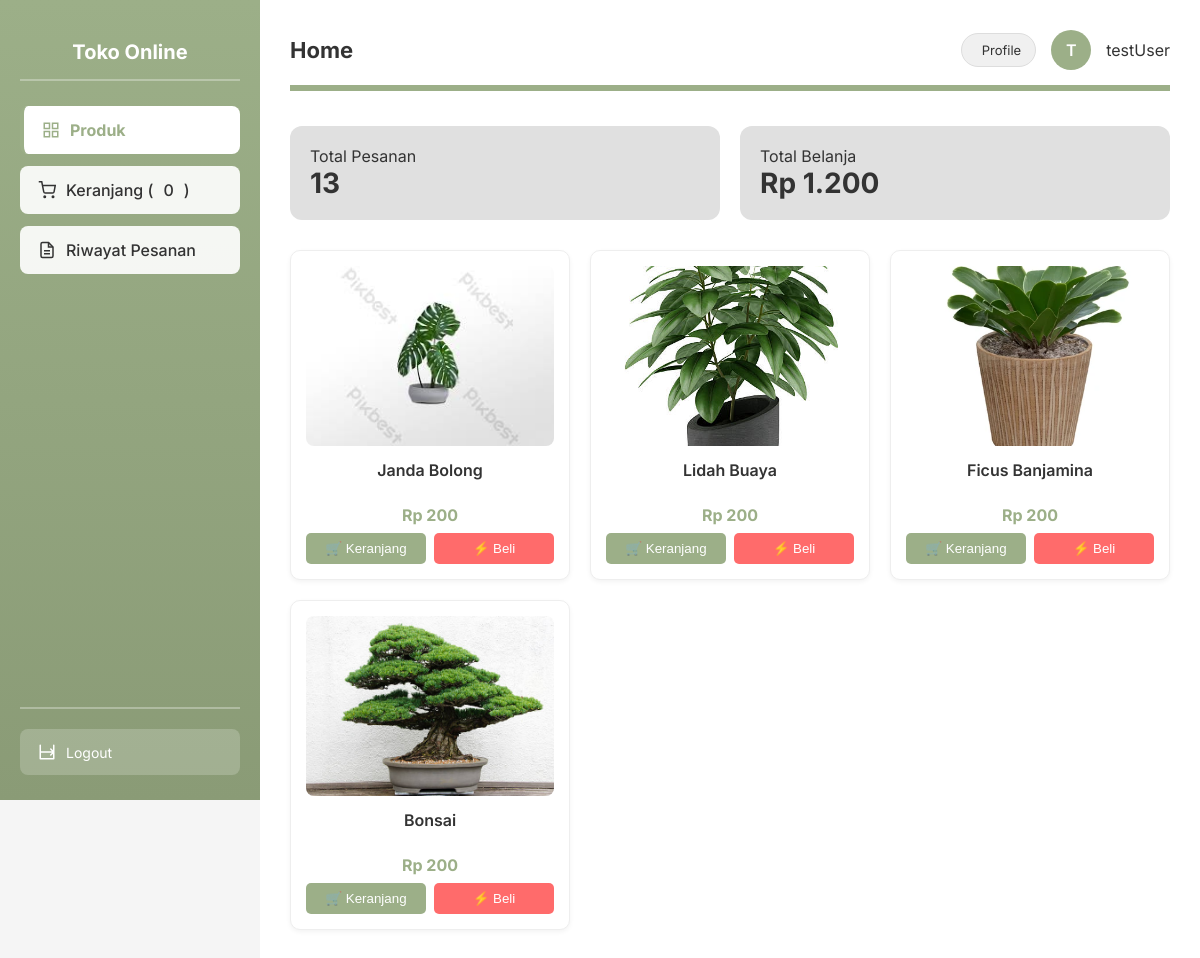
The app's page /user/dashboard_user.php (signed in) with its own data.
### tables this page shows
CREATE TABLE `produk` (
  `id` int(11) NOT NULL,
  `kode_produk` varchar(50) NOT NULL,
  `nama_produk` varchar(100) NOT NULL,
  `id_kategori` int(11) DEFAULT NULL,
  `harga` decimal(10,2) NOT NULL,
  `stok` int(11) NOT NULL,
  `deskripsi` text DEFAULT NULL,
  `status` enum('tersedia','habis','diskon') DEFAULT 'tersedia',
  `gambar` varchar(255) DEFAULT NULL,
  `created_at` timestamp NOT NULL DEFAULT current_timestamp()
);

### User/dashboard_user.php (the view, shortened to what this page needs)
<?php
$koneksi = getKoneksi();
$id_user = $_SESSION['id_petugas'];
$nama_user = $_SESSION['nama_petugas'];
$total_orders = mysqli_num_rows(mysqli_query($koneksi, "SELECT id FROM pesanan WHERE id_pelanggan = '$id_user'"));
$total_spent = mysqli_fetch_assoc(mysqli_query($koneksi, "SELECT SUM(total_harga) as total FROM pesanan WHERE id_pelanggan = '$id_user' AND status_pembayaran = 'lunas'"))['total'] ?? 0;
$active_page = isset($_GET['page']) ? $_GET['page'] : 'home';
?>
<!DOCTYPE html>
<html lang="id">
<head>
</head>
<body>
<div class="main-container">
    <div class="sidebar">
        <div class="sidebar-header"><h1 class="sidebar-title">Toko Online</h1></div>
        <a href="dashboard_user.php?page=home" class="menu-item <?= $active_page=='home'?'active':'' ?>"><svg viewBox="0 0 24 24"><rect x="3" y="3" width="7" height="7"></rect><rect x="14" y="3" width="7" height="7"></rect><rect x="14" y="14" width="7" height="7"></rect><rect x="3" y="14" width="7" height="7"></rect></svg> Produk</a>
        <a href="dashboard_user.php?page=cart" class="menu-item <?= $active_page=='cart'?'active':'' ?>"><svg viewBox="0 0 24 24"><circle cx="9" cy="21" r="1"></circle><circle cx="20" cy="21" r="1"></circle><path d="M1 1h4l2.68 13.39a2 2 0 0 0 2 1.61h9.72a2 2 0 0 0 2-1.61L23 6H6"></path></svg> Keranjang (<span id="cart-count"><?= isset($_SESSION['cart']) ? count($_SESSION['cart']) : 0 ?></span>)</a>
        <a href="dashboard_user.php?page=orders" class="menu-item <?= $active_page=='orders'?'active':'' ?>"><svg viewBox="0 0 24 24"><path d="M14 2H6a2 2 0 0 0-2 2v16a2 2 0 0 0 2 2h12a2 2 0 0 0 2-2V8z"></path><polyline points="14 2 14 8 20 8"></polyline><line x1="16" y1="13" x2="8" y2="13"></line><line x1="16" y1="17" x2="8" y2="17"></line></svg> Riwayat Pesanan</a>
        <div class="logout-section">
            <a href="../auth/login.php" class="logout-btn">
                <svg viewBox="0 0 24 24"><path d="M17 16l4-4-4-4M3 12h18M21 3v18H3V3" stroke="white" stroke-width="2" stroke-linecap="round" stroke-linejoin="round" fill="none"/></svg>
                Logout
            </a>
        </div>
    </div>
    <div class="main-content">
        <div class="header">
            <h2 class="header-title"><?= ucfirst($active_page == 'detail' ? 'Detail & Tracking Pesanan' : $active_page) ?></h2>
            <div class="user-info">
                <a href="profile_user.php" class="profile-link <?= $active_page=='profile'?'active':'' ?>"> Profile</a>
                <div class="user-avatar"><?= strtoupper(substr($nama_user, 0, 1)) ?></div>
                <span><?= htmlspecialchars($nama_user) ?></span>
            </div>
        </div>
        <?php if ($active_page == 'home'): ?>
        <div class="stats-row" style="display:flex; gap:20px; margin-bottom:30px; flex-wrap:wrap;">
            <div style="background:#E0E0E0; padding:20px; border-radius:12px; flex:1; min-width:150px;"><span>Total Pesanan</span><div style="font-size:28px; font-weight:700;"><?= $total_orders ?></div></div>
            <div style="background:#E0E0E0; padding:20px; border-radius:12px; flex:1; min-width:150px;"><span>Total Belanja</span><div style="font-size:28px; font-weight:700;">Rp <?= number_format($total_spent,0,',','.') ?></div></div>
        </div>
        <div class="product-grid">
            <?php $produk_query = mysqli_query($koneksi, "SELECT * FROM produk ORDER BY id DESC"); while($p = mysqli_fetch_assoc($produk_query)): ?>
            <div class="product-card">
                <img src="../uploads/<?= $p['gambar'] ?? 'default.jpg' ?>" class="product-img">
                <div style="font-weight:600; height:40px; overflow:hidden;"><?= htmlspecialchars($p['nama_produk']) ?></div>
                <div style="color:#9CAF88; font-weight:700; margin:5px 0;">Rp <?= number_format($p['harga'],0,',','.') ?></div>
                <form method="POST"><input type="hidden" name="id_produk" value="<?= $p['id'] ?>"><input type="hidden" name="qty" value="1">
                <div class="btn-group"><button type="submit" name="add_to_cart" class="btn-add">🛒 Keranjang</button><button type="submit" name="buy_now" class="btn-buy">⚡ Beli</button></div>
                </form>
            </div>
            <?php endwhile; ?>
        </div>
        <?php endif; ?>
    </div>
</div>
</body>
</html>

### User/dashboard_user.php (style rules this page uses)
* { margin:0; padding:0; box-sizing:border-box; }
body { font-family:'Inter', sans-serif; background:#f5f5f5; color:#333; }
.main-container { display:flex; min-height:100vh; }
.sidebar { width:260px; background:linear-gradient(180deg, #9CAF88, #8A9B76); padding:25px 20px; display:flex; flex-direction:column; position:fixed; height:100vh; overflow-y:auto; }
.sidebar-header { text-align:center; padding:15px 0; margin-bottom:25px; border-bottom:2px solid rgba(255,255,255,0.3); }
.sidebar-title { color:white; font-size:20px; font-weight:700; }
.menu-item { background:rgba(255,255,255,0.9); padding:14px 18px; margin-bottom:12px; border-radius:8px; color:#333; text-decoration:none; font-weight:500; display:flex; align-items:center; gap:10px; transition:0.2s; }
.menu-item.active { background:white; color:#9CAF88; font-weight:700; border-left:4px solid #9CAF88; }
.menu-item svg { width:18px; height:18px; stroke:currentColor; fill:none; stroke-width:2; }
.logout-section { margin-top:auto; padding-top:20px; border-top:2px solid rgba(255,255,255,0.3); }
.logout-btn { display:flex; align-items:center; gap:10px; padding:14px 18px; background:rgba(255,255,255,0.2); color:white; border:none; border-radius:8px; cursor:pointer; font-size:14px; text-decoration:none; }
.logout-btn svg { width:18px; height:18px; fill:white; }
.main-content { flex:1; margin-left:260px; padding:30px; background:white; min-height:100vh; }
.header { display:flex; justify-content:space-between; align-items:center; margin-bottom:35px; padding-bottom:15px; border-bottom:6px solid #9CAF88; }
.header-title { font-size:22px; font-weight:700; }
.user-info { display:flex; align-items:center; gap:15px; }
.user-avatar { width:40px; height:40px; background:#9CAF88; border-radius:50%; display:flex; align-items:center; justify-content:center; color:white; font-weight:600; }
.profile-link { display:flex; align-items:center; gap:6px; padding:8px 14px; background:#f0f0f0; border-radius:20px; text-decoration:none; color:#333; font-size:13px; border:1px solid #ddd; }
.product-grid { display:grid; grid-template-columns:repeat(auto-fill, minmax(220px, 1fr)); gap:20px; }
.product-card { background:#fff; border:1px solid #eee; border-radius:10px; padding:15px; text-align:center; transition:0.2s; box-shadow:0 2px 5px rgba(0,0,0,0.05); }
.product-img { width:100%; height:180px; object-fit:cover; border-radius:8px; background:#eee; margin-bottom:10px; }
.btn-group { display:flex; gap:8px; margin-top:8px; }
.btn-add { background:#9CAF88; color:white; border:none; padding:8px; border-radius:5px; cursor:pointer; flex:1; }
.btn-buy { background:#FF6B6B; color:white; border:none; padding:8px; border-radius:5px; cursor:pointer; flex:1; }

### records on screen
produk: gambar (picture), nama_produk "Janda Bolong", harga "200"
produk: gambar (picture), nama_produk "Lidah Buaya", harga "200"
produk: gambar (picture), nama_produk "Ficus Banjamina", harga "200"
produk: gambar (picture), nama_produk "Bonsai", harga "200"

### other values on screen
$active_page == 'detail' ? 'Detail & Tracking Pesanan' : $active_page "Home"
substr($nama_user, 0, 1) "T"
$nama_user "testUser"
$total_orders "13"
$total_spent "1.200"
